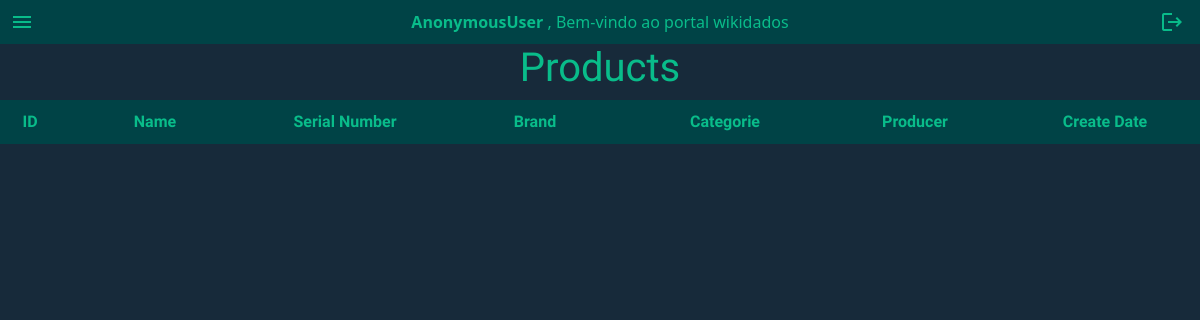
Before: /products/ with the older database file.
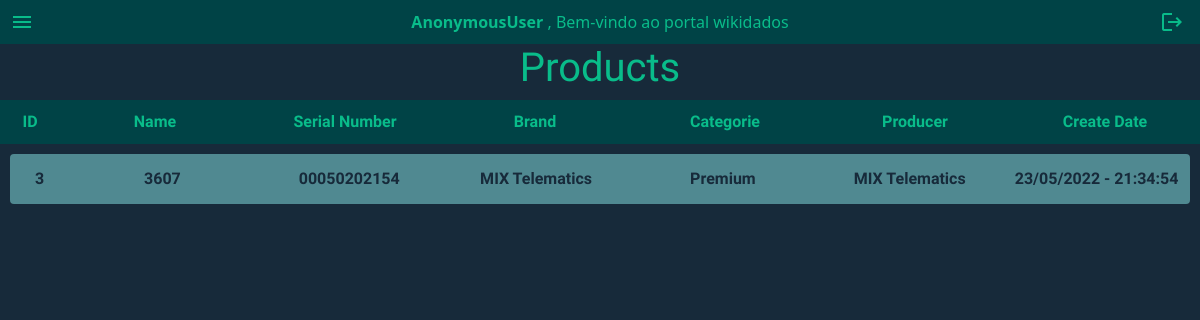
After: the same page with the newer database file.
### FinalProject/models.py (models this page shows, shortened)
class Product(models.Model):
    name = models.CharField(max_length=255, default="")
    serialNumber = models.CharField(max_length=255, default="")
    brand = models.CharField(max_length=20, default="")
    categories = models.CharField(choices=equipmentCategoriesChoices, max_length=50, default="")
    producer = models.CharField(max_length=30, default="", blank=False)
    description = models.TextField()
    createDate = models.DateTimeField(auto_now_add=True)
    createdBy = models.ForeignKey(User, on_delete=models.CASCADE)
    comments = models.ManyToManyField(Comment, default="", blank=True, related_name="relatedProducts")

### FinalProject/views.py (the view)
# urls.py: path("products/", include('FinalProject.modulesDetails.productsUrls')),
def products(request):
   return render(request, "final/products.html", {
      "allProducts": Product.objects.all()
   })

### FinalProject/templates/final/products.html
{% extends "final/layout.html" %}
{% block products %}
<h1 class="text-center"> Products </h1>
<div id="productsContainer">
    <div id="productsHeader">
        <span> ID </span>
        <span> Name </span>
        <span> Serial Number </span>
        <span> Brand </span>
        <span> Categorie </span>
        <span> Producer </span>
        <span> Create Date </span>
    </div>
    {% for product in allProducts %}
    <div id="allProducts">
        <a href="" class="btn btn-light">
            <span> {{ product.id }}</span>
            <span> {{ product.name }}</span>
            <span> {{ product.serialNumber }}</span>
            <span> {{ product.brand }}</span>
            <span> {{ product.categories }}</span>
            <span> {{ product.producer }}</span>
            <span> {{ product.createDate|date:"d/m/Y - H:i:s" }}</span>
        </a>
    </div>
    {% endfor %}
</div>
{% endblock %}

Changed rows visible on the page:
added Product: id "3", name "3607", serialNumber "00050202154", brand "MIX Telematics", categories "Premium", producer "MIX Telematics", createDate "23/05/2022 - 21:34:54"
